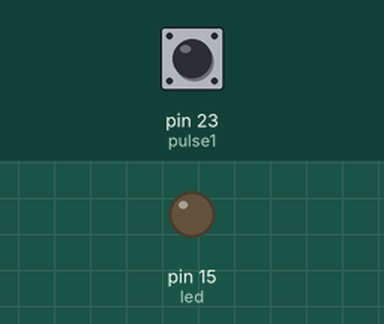
The sketch below on a simulated Arduino Mega 2560, built with avr-gcc and run on an emulated ATmega2560. Parts: output pins drawn as LEDs (lit = HIGH). The inputs (shaded band) are chosen by the test bench; at power-on: pin 23 (pulse1) LOW. What the sketch prints to the serial monitor is not drawn.

Above: at 1.2 s.
1.3 s: pin 23 (pulse1) pulled HIGH for 0.15 s
At 2.4 s:
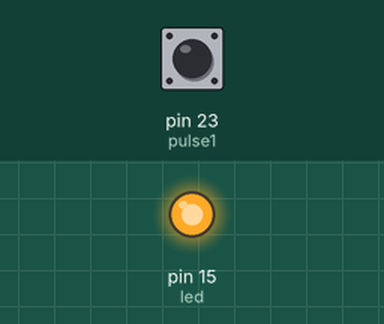
Timing chart, 0 to 4.3 s (numbered marks = the images above; inputs shaded):
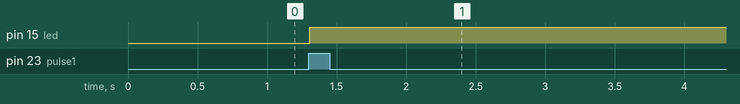

The sketch:

codigosensordegolpe.ino
```cpp
 int led = 15;
 int pulse1 = 23;
 int lee;
void setup()
{
  pinMode(pulse1, INPUT);
  pinMode (led, OUTPUT);
  Serial.begin(9600);
}

void loop()
{
  lee = digitalRead(pulse1);
  Serial.println(digitalRead(pulse1));
  if (lee == 1){
    digitalWrite(led, HIGH);
    delay (1000);
  }
  /*else {
    digitalWrite(led, LOW);
  }*/
  //Serial.println(lee);
}
```

Measured:
- after the input at 1.3 s, pin 15 (led): LOW → HIGH at once
